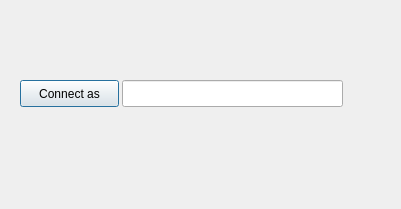
<?xml version="1.0" encoding="UTF-8"?>
<ui version="4.0">
 <class>logIn</class>
 <widget class="QDialog" name="logIn">
  <property name="geometry">
   <rect>
    <x>0</x>
    <y>0</y>
    <width>401</width>
    <height>209</height>
   </rect>
  </property>
  <property name="windowTitle">
   <string>Dialog</string>
  </property>
  <widget class="QLineEdit" name="username">
   <property name="geometry">
    <rect>
     <x>122</x>
     <y>80</y>
     <width>221</width>
     <height>27</height>
    </rect>
   </property>
  </widget>
  <widget class="QPushButton" name="connect">
   <property name="geometry">
    <rect>
     <x>20</x>
     <y>80</y>
     <width>99</width>
     <height>27</height>
    </rect>
   </property>
   <property name="text">
    <string>Connect as</string>
   </property>
  </widget>
 </widget>
 <resources/>
 <connections/>
</ui>
